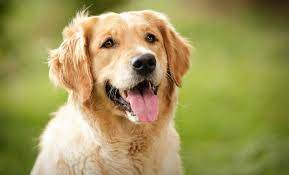
#> input picture images/dog.jpeg, 289 x 175 px
$ python AL3.py
#> lines starting #> are read from the running program, lines starting #| are printed output that depends on the picture
# Po-Shen Lee
# Date: 09/17/2024
# Grayscale and Inversion without built-in cv2 functions

import cv2
import numpy as np

# Load the image as a grayscale image
gray_image = cv2.imread('images/dog.jpeg', cv2.IMREAD_GRAYSCALE)
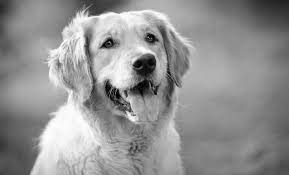
#> gray_image: shape (175, 289); min 0, max 255, mean 147

# Invert the grayscale image (255 - pixel value)
inverted_image = 255 - gray_image
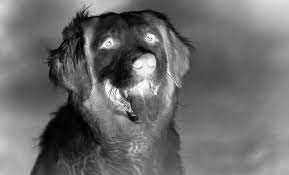
#> inverted_image: shape (175, 289); min 0, max 255, mean 108

# Display the original grayscale image
cv2.imshow('Grayscale Image', gray_image)

# Display the inverted image
cv2.imshow('Inverted Image', inverted_image)

# Save the inverted image as a file if needed
cv2.imwrite('inverted_dog.jpeg', inverted_image)

# Wait for a key press and close the windows
cv2.waitKey(0)
cv2.destroyAllWindows()
